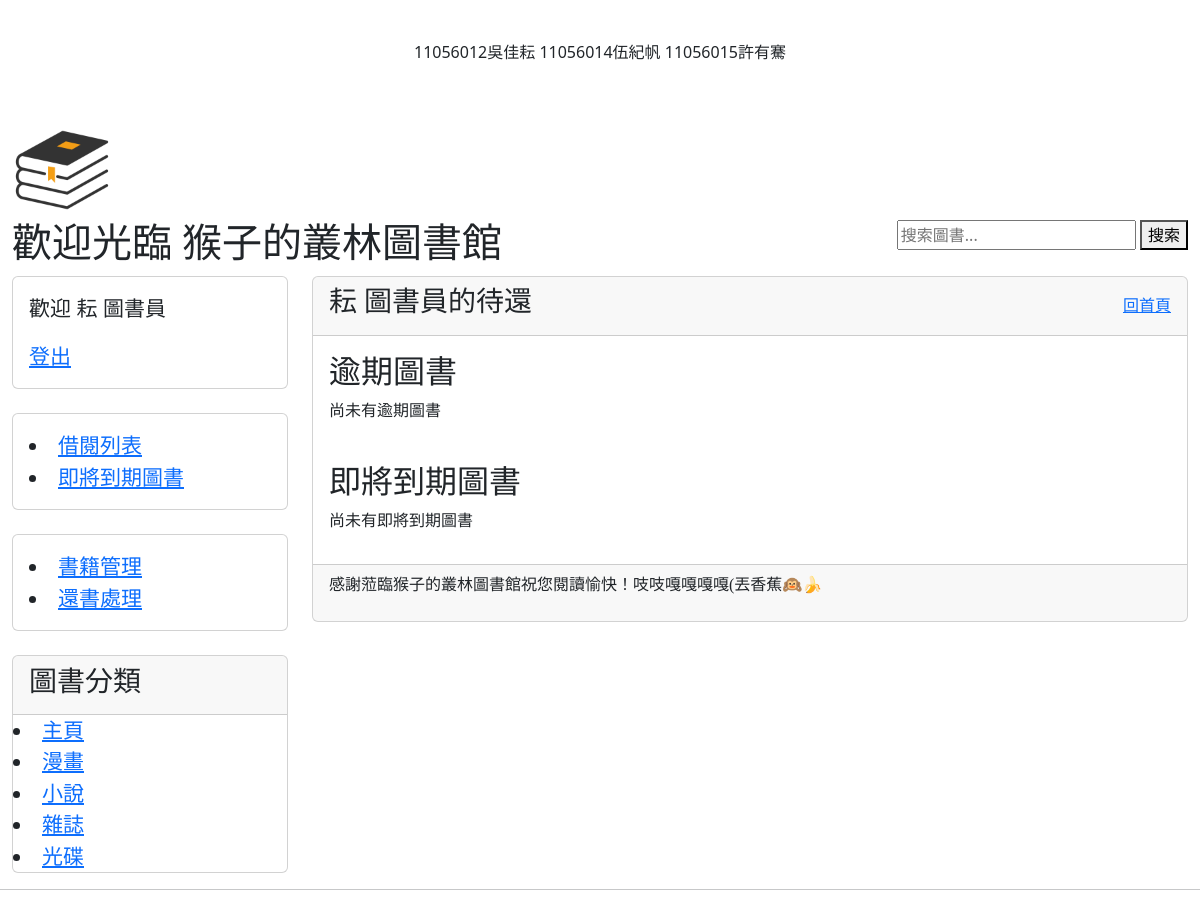
/needReturn/ (signed in), run on the app's committed database.
### user_borrowAndReturn/models.py (models this page shows, shortened)
class Category(models.Model):
    name=models.CharField(max_length=100)

### user_borrowAndReturn/views.py (the view)
# urls.py: path('needReturn/',views.getNeedReturnBook,name='needReturn'),
@login_required
def getNeedReturnBook(request):
    day_now=timezone.now()
    three_days_later = day_now + timezone.timedelta(days=3)
    timeoutReturn=BorrowingRecord.objects.filter(user=request.user,
                                                 is_returned=False,
                                                 due_date__lt=day_now).order_by('due_date')
    needReturnList=BorrowingRecord.objects.filter(user=request.user,
                                                  is_returned=False,
                                                  due_date__lte=three_days_later).order_by('due_date')  #__gte大於等於 __lte小於等於
    identityName=identity(request.user)
    return render(request,'needReturnList.html',locals())

### user_borrowAndReturn/templatetags/getAllCategoryForMenu.py (called while the page is built)
@register.simple_tag
def get_menu_categories():
    return Category.objects.all()

### user_borrowAndReturn/views.py (called while the page is built)
def identity(user):
    if user.is_superuser:
        return "管理"
    elif user.is_staff:
        return "圖書員"
    else:
        return "讀者"

### user_borrowAndReturn/templates/needReturnList.html (shortened to what this page needs)
{% extends "base.html" %}
{% block headmessage %}
<div style="display: flex;justify-content: space-between; align-items: center;">
    <h3 style='font-family:微軟正黑體;'>{{ request.user.first_name }} {{ identityName }}的待還</h3>
    <a style='font-family:微軟正黑體;' href="/">回首頁</a>
</div>
{%endblock headmessage%}
{% block content%}
<div>
    <h2>逾期圖書</h2>
    {% if timeoutReturn %}
        <table>
            <tr>
                <td>書名</td>
                <td>借閱日期</td>
                <td>應還日期</td>
            </tr>
            {% for l in timeoutReturn %}
                <tr>
                    <td>{{ l.book.title }}</td>
                    <td>{{ l.borrowing_date }}</td>
                    <td style="color: red;">{{ l.due_date }}</td>
                </tr>
            {% endfor %}
        </table>
    {% else %}
        <p>尚未有逾期圖書</p>
    {% endif %}
</div>
<br>
<div>
    <h2>即將到期圖書</h2>
    {% if needReturnList %}
        <table>
            <tr>
                <td>書名</td>
                <td>借閱日期</td>
                <td>應還日期</td>
            </tr>
            {% for l in borrowList %}
                <tr>
                    <td>{{ l.book.title }}</td>
                    <td>{{ l.borrowing_date }}</td>
                    {% now "Y-m-d" as current_datetime %}
                    {% if l.due_date > now %}
                        <td style="color: red;">{{ l.due_date }}</td>
                    {% endif %}
                </tr>
            {% endfor %}
        </table>
    {% else %}
        <p>尚未有即將到期圖書</p>
    {% endif %}
</div>
{% endblock content %}

### user_borrowAndReturn/templates/base.html (shortened to what this page needs)
{% load getAllCategoryForMenu %}
<!DOCTYPE html>
<html>
    <head>
    <link href="https://cdn.jsdelivr.net/npm/bootstrap@5.3.2/dist/css/bootstrap.min.css" rel="stylesheet">
    </head>
    <body>
        <div class="container-fluid">
            {% include 'header.html'%}
            <div class="row">
                <div class="col-sm-3 col-md-3">
                    <div class="card">
                        <div class="card-body">
                            <div class="list-group" style="font-size: 21px;">
                                    {% if request.user.is_active %}
                                        {% if request.user.is_superuser %}
                                            <p>歡迎 {{ request.user.first_name }} 管理</p>
                                        {% elif request.user.is_staff %}
                                            <p>歡迎 {{ request.user.first_name }} 圖書員</p>
                                        {% else %}
                                            <p>歡迎 {{ request.user.first_name }} 讀者</p>
                                        {% endif %}
                                        <a href="/logout/">登出</a>
                                    {% else %}
                                        <p>當前尚未登入</p>
                                        <a href="/login/">登入</a>
                                        <a href="/register/">註冊</a>
                                    {% endif %}
                            </div>
                        </div>
                    </div>
                    <br>
                    {% if request.user.is_active %}
                    <div class="card">
                        <div class="card-body">
                            <div class="list-group" style="font-size: 21px;">
                                <li><a href="/borrowList/">借閱列表</a></li>
                                <li><a href="/needReturn/">即將到期圖書</a></li>
                            </div>
                        </div>
                    </div>
                    <br>
                    {% endif %}
                    {% if request.user.is_staff %}
                    <div class="card">
                        <div class="card-body">
                            <div class="list-group" style="font-size: 21px;">
                                <li><a href="/">書籍管理</a></li>
                                <li><a href="/returnBookPage/">還書處理</a></li>
                            </div>
                        </div>
                    </div>
                    <br>
                    {% endif %}
                    <div class="card">
                        <div class="card-header">
                            <h3>圖書分類<h3>
                        </div>
                        <div class="list-group" style="font-size: 21px;">
                            <li><a href="/">主頁</a></li>
                            {% get_menu_categories as categories %}
                            {% for category in categories %}
                                <li><a href="/category/{{ category.id }}/">{{ category.name }}</a></li>
                            {% endfor %}
                        </div>
                    </div>
                </div>
                <div class="col-sm-9 col-md-9">
                <div class="card">
                    <div class="card-header">
                    {% block headmessage %}
                    {% endblock %}
                </div>
                <div class="card-body">
                    {% block content %}
                    {% endblock %}
                </div>
                <div class="card-footer">
                    {% include 'footer.html' %}
                </div>
            </div>
                </div>
            </div>
        </div>
        <hr>
    </body>
</html>

### data on the page
Category: name "漫畫"
Category: name "小說"
Category: name "雜誌"
Category: name "光碟"

### other printed values
{{ request.user.first_name }} "耘"
{{ identityName }} "圖書員"
